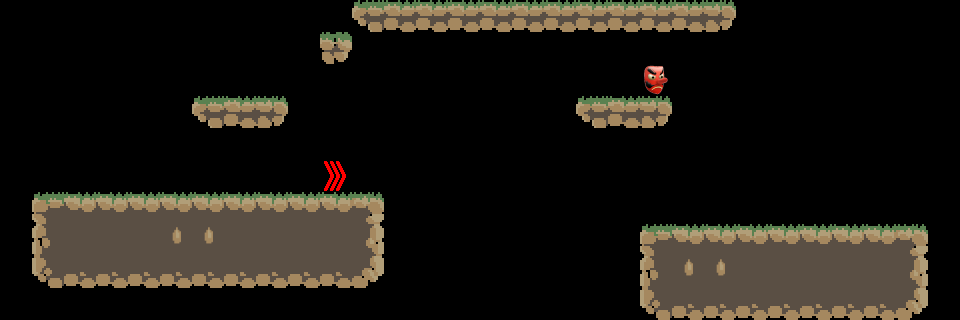

Rendered tile map (Tiled .tmx) drawn with the repository's tilesets; below, a short description and the full map source, tile grids included:
An orthogonal 30x10 tile map with 32x32 px tiles, 6 tile layers (Platforms, Enemies, Masks, Powerups, ...), 4 tilesets.

<map version="1.2" tiledversion="1.2.3" orientation="orthogonal" renderorder="right-down" width="30" height="10" tilewidth="32" tileheight="32" infinite="0" nextlayerid="7" nextobjectid="1">
 <tileset firstgid="1" source="Masks.tsx" />
 <tileset firstgid="2" source="Powerups.tsx" />
 <tileset firstgid="3" source="Town.tsx" />
 <tileset firstgid="24" source="Enemies.tsx" />
 <layer id="1" name="Platforms" width="30" height="10">
  <data encoding="csv">
0,0,0,0,0,0,0,0,0,0,0,17,18,18,18,18,18,18,18,18,18,18,19,0,0,0,0,0,0,0,
0,0,0,0,0,0,0,0,0,0,5,0,0,0,0,0,0,0,0,0,0,0,0,0,0,0,0,0,0,0,
0,0,0,0,0,0,0,0,0,0,0,0,0,0,0,0,0,0,0,0,0,0,0,0,0,0,0,0,0,0,
0,0,0,0,0,0,17,18,19,0,0,0,0,0,0,0,0,0,17,18,19,0,0,0,0,0,0,0,0,0,
0,0,0,0,0,0,0,0,0,0,0,0,0,0,0,0,0,0,0,0,0,0,0,0,0,0,0,0,0,0,
0,0,0,0,0,0,0,0,0,0,0,0,0,0,0,0,0,0,0,0,0,0,0,0,0,0,0,0,0,0,
0,7,8,8,8,8,8,8,8,8,8,9,0,0,0,0,0,0,0,0,0,0,0,0,0,0,0,0,0,0,
0,14,15,15,15,4,4,15,15,15,15,16,0,0,0,0,0,0,0,0,7,8,8,8,8,8,8,8,9,0,
0,21,22,22,22,22,22,22,22,22,22,23,0,0,0,0,0,0,0,0,14,4,4,15,15,15,15,15,16,0,
0,0,0,0,0,0,0,0,0,0,0,0,0,0,0,0,0,0,0,0,21,22,22,22,22,22,22,22,23,0
</data>
 </layer>
 <layer id="6" name="Enemies" width="30" height="10">
  <data encoding="csv">
0,0,0,0,0,0,0,0,0,0,0,0,0,0,0,0,0,0,0,0,0,0,0,0,0,0,0,0,0,0,
0,0,0,0,0,0,0,0,0,0,0,0,0,0,0,0,0,0,0,0,0,0,0,0,0,0,0,0,0,0,
0,0,0,0,0,0,0,0,0,0,0,0,0,0,0,0,0,0,0,0,0,0,0,0,0,0,0,0,0,0,
0,0,0,0,0,0,0,0,0,0,0,0,0,0,0,0,0,0,0,0,0,0,0,0,0,0,0,0,0,0,
0,0,0,0,0,0,0,0,0,0,0,0,0,0,0,0,0,0,0,0,0,0,0,0,0,0,0,0,0,0,
0,0,0,0,0,0,0,0,0,0,0,0,0,0,0,0,0,0,0,0,0,0,0,0,0,0,0,0,0,0,
0,0,0,0,0,0,0,0,0,0,0,0,0,0,0,0,0,0,0,0,0,0,0,0,0,0,0,0,0,0,
0,0,0,0,0,0,0,0,0,0,0,0,0,0,0,0,0,0,0,0,0,0,0,0,0,0,0,0,0,0,
0,0,0,0,0,0,0,0,0,0,0,0,0,0,0,0,0,0,0,0,0,0,0,0,0,0,0,0,0,0,
0,0,0,0,0,0,0,0,0,0,0,0,0,0,0,0,0,0,0,0,0,0,0,0,0,0,0,0,0,0
</data>
 </layer>
 <layer id="2" name="Masks" width="30" height="10">
  <data encoding="csv">
0,0,0,0,0,0,0,0,0,0,0,0,0,0,0,0,0,0,0,0,0,0,0,0,0,0,0,0,0,0,
0,0,0,0,0,0,0,0,0,0,0,0,0,0,0,0,0,0,0,0,0,0,0,0,0,0,0,0,0,0,
0,0,0,0,0,0,0,0,0,0,0,0,0,0,0,0,0,0,0,0,1,0,0,0,0,0,0,0,0,0,
0,0,0,0,0,0,0,0,0,0,0,0,0,0,0,0,0,0,0,0,0,0,0,0,0,0,0,0,0,0,
0,0,0,0,0,0,0,0,0,0,0,0,0,0,0,0,0,0,0,0,0,0,0,0,0,0,0,0,0,0,
0,0,0,0,0,0,0,0,0,0,0,0,0,0,0,0,0,0,0,0,0,0,0,0,0,0,0,0,0,0,
0,0,0,0,0,0,0,0,0,0,0,0,0,0,0,0,0,0,0,0,0,0,0,0,0,0,0,0,0,0,
0,0,0,0,0,0,0,0,0,0,0,0,0,0,0,0,0,0,0,0,0,0,0,0,0,0,0,0,0,0,
0,0,0,0,0,0,0,0,0,0,0,0,0,0,0,0,0,0,0,0,0,0,0,0,0,0,0,0,0,0,
0,0,0,0,0,0,0,0,0,0,0,0,0,0,0,0,0,0,0,0,0,0,0,0,0,0,0,0,0,0
</data>
 </layer>
 <layer id="5" name="Powerups" width="30" height="10">
  <data encoding="csv">
0,0,0,0,0,0,0,0,0,0,0,0,0,0,0,0,0,0,0,0,0,0,0,0,0,0,0,0,0,0,
0,0,0,0,0,0,0,0,0,0,0,0,0,0,0,0,0,0,0,0,0,0,0,0,0,0,0,0,0,0,
0,0,0,0,0,0,0,0,0,0,0,0,0,0,0,0,0,0,0,0,0,0,0,0,0,0,0,0,0,0,
0,0,0,0,0,0,0,0,0,0,0,0,0,0,0,0,0,0,0,0,0,0,0,0,0,0,0,0,0,0,
0,0,0,0,0,0,0,0,0,0,0,0,0,0,0,0,0,0,0,0,0,0,0,0,0,0,0,0,0,0,
0,0,0,0,0,0,0,0,0,0,2,0,0,0,0,0,0,0,0,0,0,0,0,0,0,0,0,0,0,0,
0,0,0,0,0,0,0,0,0,0,0,0,0,0,0,0,0,0,0,0,0,0,0,0,0,0,0,0,0,0,
0,0,0,0,0,0,0,0,0,0,0,0,0,0,0,0,0,0,0,0,0,0,0,0,0,0,0,0,0,0,
0,0,0,0,0,0,0,0,0,0,0,0,0,0,0,0,0,0,0,0,0,0,0,0,0,0,0,0,0,0,
0,0,0,0,0,0,0,0,0,0,0,0,0,0,0,0,0,0,0,0,0,0,0,0,0,0,0,0,0,0
</data>
 </layer>
 <layer id="3" name="Background" width="30" height="10">
  <data encoding="csv">
0,0,0,0,0,0,0,0,0,0,0,0,0,0,0,0,0,0,0,0,0,0,0,0,0,0,0,0,0,0,
0,0,0,0,0,0,0,0,0,0,0,0,0,0,0,0,0,0,0,0,0,0,0,0,0,0,0,0,0,0,
0,0,0,0,0,0,0,0,0,0,0,0,0,0,0,0,0,0,0,0,0,0,0,0,0,0,0,0,0,0,
0,0,0,0,0,0,0,0,0,0,0,0,0,0,0,0,0,0,0,0,0,0,0,0,0,0,0,0,0,0,
0,0,0,0,0,0,0,0,0,0,0,0,0,0,0,0,0,0,0,0,0,0,0,0,0,0,0,0,0,0,
0,0,0,0,0,0,0,0,0,0,0,0,0,0,0,0,0,0,0,0,0,0,0,0,0,0,0,0,0,0,
0,0,0,0,0,0,0,0,0,0,0,0,0,0,0,0,0,0,0,0,0,0,0,0,0,0,0,0,0,0,
0,0,0,0,0,0,0,0,0,0,0,0,0,0,0,0,0,0,0,0,0,0,0,0,0,0,0,0,0,0,
0,0,0,0,0,0,0,0,0,0,0,0,0,0,0,0,0,0,0,0,0,0,0,0,0,0,0,0,0,0,
0,0,0,0,0,0,0,0,0,0,0,0,0,0,0,0,0,0,0,0,0,0,0,0,0,0,0,0,0,0
</data>
 </layer>
 <layer id="4" name="Objects" width="30" height="10">
  <data encoding="csv">
0,0,0,0,0,0,0,0,0,0,0,0,0,0,0,0,0,0,0,0,0,0,0,0,0,0,0,0,0,0,
0,0,0,0,0,0,0,0,0,0,0,0,0,0,0,0,0,0,0,0,0,0,0,0,0,0,0,0,0,0,
0,0,0,0,0,0,0,0,0,0,0,0,0,0,0,0,0,0,0,0,0,0,0,0,0,0,0,0,0,0,
0,0,0,0,0,0,0,0,0,0,0,0,0,0,0,0,0,0,0,0,0,0,0,0,0,0,0,0,0,0,
0,0,0,0,0,0,0,0,0,0,0,0,0,0,0,0,0,0,0,0,0,0,0,0,0,0,0,0,0,0,
0,0,0,0,0,0,0,0,0,0,0,0,0,0,0,0,0,0,0,0,0,0,0,0,0,0,0,0,0,0,
0,0,0,0,0,0,0,0,0,0,0,0,0,0,0,0,0,0,0,0,0,0,0,0,0,0,0,0,0,0,
0,0,0,0,0,0,0,0,0,0,0,0,0,0,0,0,0,0,0,0,0,0,0,0,0,0,0,0,0,0,
0,0,0,0,0,0,0,0,0,0,0,0,0,0,0,0,0,0,0,0,0,0,0,0,0,0,0,0,0,0,
0,0,0,0,0,0,0,0,0,0,0,0,0,0,0,0,0,0,0,0,0,0,0,0,0,0,0,0,0,0
</data>
 </layer>
</map>
